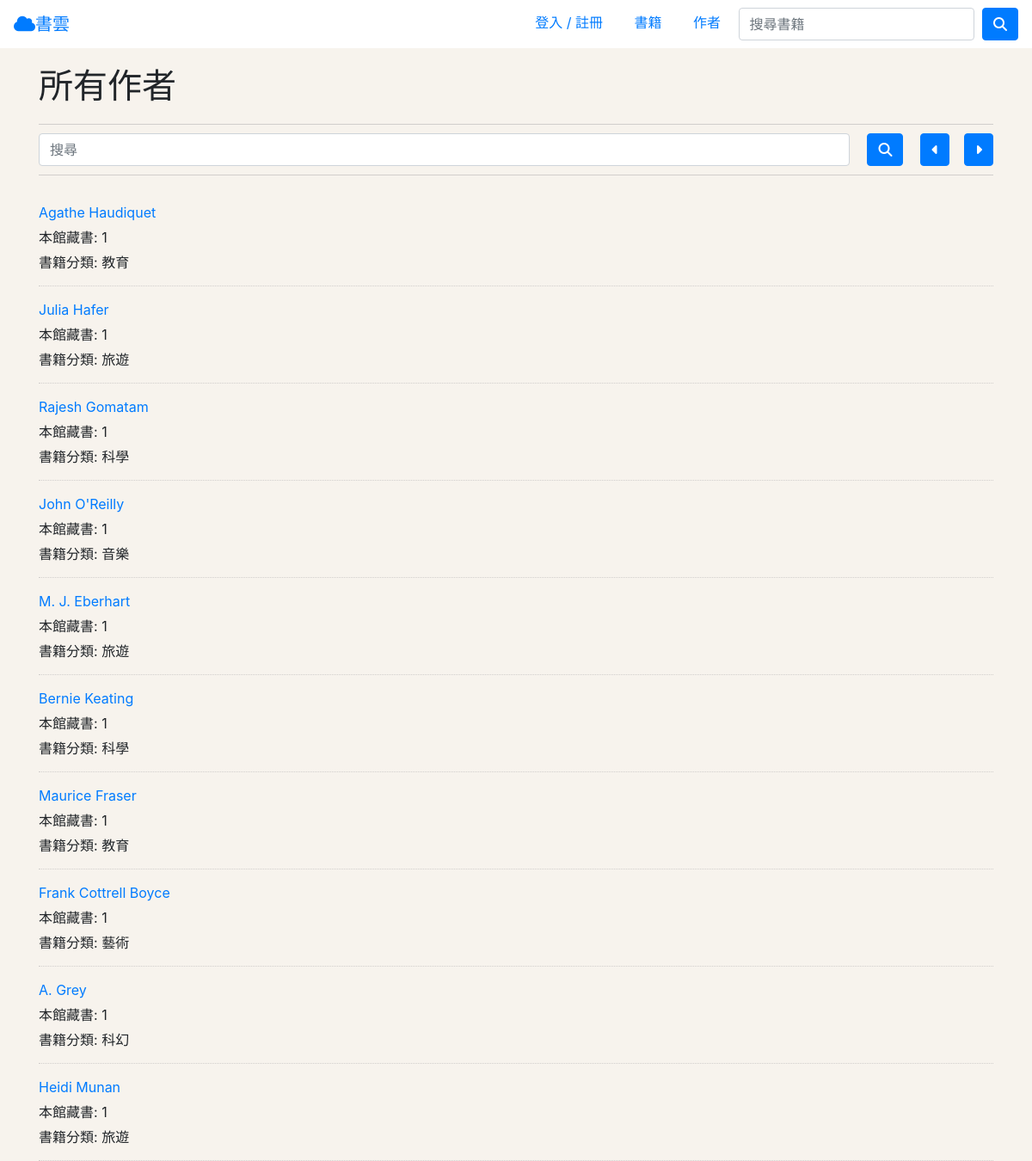
Screenshot of /authors/2 with the database file from the repository.
### catalog/models.py (models this page shows, shortened)
class Author(models.Model):
    name = models.CharField(max_length=100)
    date_of_birth = models.DateTimeField(null=True, blank=True)
    date_of_death = models.DateTimeField(null=True, blank=True)

### catalog/views.py (the view)
# urls.py: path('authors/<int:page>', views.authors, name='authors'),
def authors(request, page):
    author_objects = Author.objects.all()
    num_of_author_each_page = 10
    prevPage, nextPage, selected_author_objects = get_page_selected_items(page=page,
                                                                          num_of_item_each_page=num_of_author_each_page,
                                                                          items=author_objects)
    author_dict_list = []
    for author_object in selected_author_objects:
        author_dict = {}
        author_dict['name'] = author_object.name
        author_books = Book.objects.filter(author__name=author_object.name)
        author_genres = list(
            set(map(lambda book: genres_dict[book.genre.all()[0].name], author_books)))
        author_dict['book_count'] = author_books.count()
        author_dict['fields'] = '、'.join(author_genres)
        author_dict_list.append(author_dict)
    return render(request, 'authors.html', context={
        "author_dict_list": author_dict_list,
        "prevPage": prevPage,
        "nextPage": nextPage
    })

### catalog/utils.py (called while the page is built)
def get_page_selected_items(page, num_of_item_each_page, items):
    if page == 1:
        prevPage = page
    else:
        prevPage = page - 1
    if len(items) % num_of_item_each_page == 0:
        max = len(items) // num_of_item_each_page
    else:
        max = len(items) // num_of_item_each_page + 1
    if page == max:
        nextPage = page
    else:
        nextPage = page + 1
    start_i = (page - 1) * num_of_item_each_page
    end_i = (page) * num_of_item_each_page
    return [prevPage, nextPage, items[start_i:end_i]]

### catalog/templates/authors.html
{% extends "base.html" %}
{% load static %}
{% block css %}
<link rel="stylesheet" href="{% static 'css/authors.css' %}"/>{% endblock %}
{% block content%}
<div class="container">
    <h1>所有作者</h1>
    <form class="authors-search-box">
        <input
                class="form-control"
                placeholder="搜尋"
                aria-label="Search"
        />
        <button class="btn btn-primary" id="search-author-btn" type="submit">
            <i class="fas fa-search"></i>
        </button>
        <div id="pages">
            <a href="{% url 'authors' page=prevPage%}" id="selector-left" class="btn btn-primary">
                <i class="fas fa-caret-left"></i>
            </a>
            <a href="{% url 'authors' page=nextPage%}" id="selector-right" class="btn btn-primary">
                <i class="fas fa-caret-right"></i>
            </a>
        </div>
    </form>
    {% for author_dict in author_dict_list%}
    <div class="author-box">
        <p><a href="{% url 'author' author_name=author_dict.name page=1%}">{{author_dict.name}}</a></p>
        <p>本館藏書: <span>{{author_dict.book_count}}</span></p>
        <p>書籍分類: <span>{{author_dict.fields}}</span></p>
    </div>
    {% endfor %}
</div>
{% endblock %}

### catalog/static/css/base.css (style rules this page uses)
body { margin: 0; padding: 0; background-color: #f7f3ed !important; }

### catalog/static/css/authors.css (style rules this page uses)
h1 { margin: 20px 0px!important; }
.authors-search-box { display: flex; padding: 10px 0; border-top: 1px solid rgba(190, 187, 187, 0.664); border-bottom: 1px solid rgba(190, 187, 187, 0.664); }
#pages { width: 100px; justify-content: space-between; display: flex; }
#pages a { display: flex; justify-content: center; align-items:center }
#search-author-btn { margin: 0 20px; }
.author-box { padding: 10px 0; border-bottom: 1px dotted rgba(190, 187, 187, 0.664); }
.author-box p { margin: 5px 0px; }

### rows the page displays
Author: name "Agathe Haudiquet"
Author: name "Julia Hafer"
Author: name "Rajesh Gomatam"
Author: name "John O'Reilly"
Author: name "M. J. Eberhart"
Author: name "Bernie Keating"
Author: name "Maurice Fraser"
Author: name "Frank Cottrell Boyce"
Author: name "A. Grey"
Author: name "Heidi Munan"

### other values shown
{{ author_dict.book_count }} "1" "1" "1" "1" "1" "1" "1" "1" "1" "1"
{{ author_dict.fields }} "教育" "旅遊" "科學" "音樂" "旅遊" "科學" "教育" "藝術" "科幻" "旅遊"
